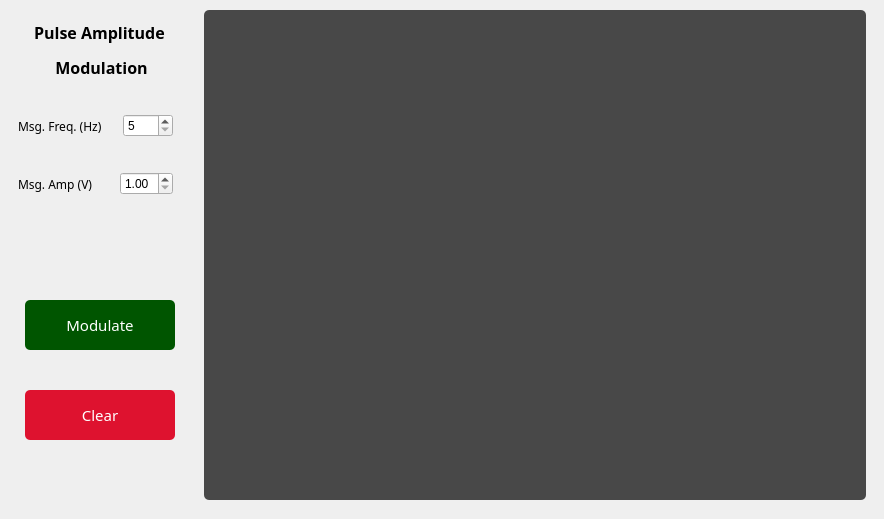
      <widget class="QWidget" name="tab_6">
       <attribute name="title">
        <string>PAM</string>
       </attribute>
       <widget class="QPushButton" name="modulateBtnPAM">
        <property name="geometry">
         <rect>
          <x>25</x>
          <y>300</y>
          <width>150</width>
          <height>50</height>
         </rect>
        </property>
        <property name="font">
         <font>
          <family>Product Sans</family>
          <pointsize>11</pointsize>
          <weight>50</weight>
          <bold>false</bold>
          <stylestrategy>PreferDefault</stylestrategy>
          <kerning>false</kerning>
         </font>
        </property>
        <property name="focusPolicy">
         <enum>Qt::StrongFocus</enum>
        </property>
        <property name="acceptDrops">
         <bool>false</bool>
        </property>
        <property name="autoFillBackground">
         <bool>false</bool>
        </property>
        <property name="styleSheet">
         <string notr="true">QPushButton {
background-color: rgb(0, 85, 0);
border-radius: 5px;
color: #FFFFFF;
}

QPushButton:hover {
background-color: rgb(0, 100, 0);
}</string>
        </property>
        <property name="text">
         <string>Modulate</string>
        </property>
        <property name="iconSize">
         <size>
          <width>16</width>
          <height>16</height>
         </size>
        </property>
        <property name="autoDefault">
         <bool>false</bool>
        </property>
        <property name="default">
         <bool>false</bool>
        </property>
        <property name="flat">
         <bool>false</bool>
        </property>
       </widget>
       <widget class="QPushButton" name="clearBtnPAM">
        <property name="geometry">
         <rect>
          <x>25</x>
          <y>390</y>
          <width>150</width>
          <height>50</height>
         </rect>
        </property>
        <property name="font">
         <font>
          <family>Product Sans</family>
          <pointsize>11</pointsize>
          <weight>50</weight>
          <bold>false</bold>
          <stylestrategy>PreferDefault</stylestrategy>
          <kerning>false</kerning>
         </font>
        </property>
        <property name="focusPolicy">
         <enum>Qt::StrongFocus</enum>
        </property>
        <property name="acceptDrops">
         <bool>false</bool>
        </property>
        <property name="autoFillBackground">
         <bool>false</bool>
        </property>
        <property name="styleSheet">
         <string notr="true">QPushButton {
background-color: #de122f;
border-radius: 5px;
color: #FFFFFF;
}

QPushButton:hover {
background-color: #ef344f;
}</string>
        </property>
        <property name="text">
         <string>Clear</string>
        </property>
        <property name="iconSize">
         <size>
          <width>16</width>
          <height>16</height>
         </size>
        </property>
        <property name="autoDefault">
         <bool>false</bool>
        </property>
        <property name="default">
         <bool>false</bool>
        </property>
        <property name="flat">
         <bool>false</bool>
        </property>
       </widget>
       <widget class="QLabel" name="label_25">
        <property name="geometry">
         <rect>
          <x>16</x>
          <y>20</y>
          <width>171</width>
          <height>61</height>
         </rect>
        </property>
        <property name="font">
         <font>
          <family>Product Sans</family>
          <pointsize>12</pointsize>
          <weight>75</weight>
          <bold>true</bold>
          <stylestrategy>PreferDefault</stylestrategy>
         </font>
        </property>
        <property name="text">
         <string>&lt;html&gt;&lt;head/&gt;&lt;body&gt;&lt;p&gt;Pulse Amplitude &lt;/p&gt;&lt;p&gt;Modulation&lt;/p&gt;&lt;/body&gt;&lt;/html&gt;</string>
        </property>
        <property name="alignment">
         <set>Qt::AlignCenter</set>
        </property>
       </widget>
       <widget class="QFrame" name="PAM_graph_layout">
        <property name="geometry">
         <rect>
          <x>195</x>
          <y>0</y>
          <width>680</width>
          <height>510</height>
         </rect>
        </property>
        <property name="sizePolicy">
         <sizepolicy hsizetype="Fixed" vsizetype="Fixed">
          <horstretch>0</horstretch>
          <verstretch>0</verstretch>
         </sizepolicy>
        </property>
        <property name="maximumSize">
         <size>
          <width>880</width>
          <height>510</height>
         </size>
        </property>
        <property name="styleSheet">
         <string notr="true"/>
        </property>
        <layout class="QVBoxLayout" name="graph_layout_6">
         <item>
          <widget class="MplWidget" name="MplWidgetPAM" native="true">
           <property name="sizePolicy">
            <sizepolicy hsizetype="Preferred" vsizetype="Preferred">
             <horstretch>0</horstretch>
             <verstretch>0</verstretch>
            </sizepolicy>
           </property>
           <property name="maximumSize">
            <size>
             <width>880</width>
             <height>490</height>
            </size>
           </property>
           <property name="styleSheet">
            <string notr="true">background-color: rgba(0,0,0,0.7);
border-radius: 5px;</string>
           </property>
          </widget>
         </item>
        </layout>
       </widget>
       <widget class="QFrame" name="dataInpBox_6">
        <property name="geometry">
         <rect>
          <x>0</x>
          <y>90</y>
          <width>191</width>
          <height>131</height>
         </rect>
        </property>
        <layout class="QVBoxLayout" name="verticalLayout_11">
         <item>
          <widget class="QFrame" name="horizontalFrame_18">
           <property name="maximumSize">
            <size>
             <width>16777215</width>
             <height>50</height>
            </size>
           </property>
           <layout class="QHBoxLayout" name="horizontalLayout_17">
            <item>
             <widget class="QLabel" name="label_28">
              <property name="font">
               <font>
                <family>Product Sans</family>
                <pointsize>9</pointsize>
                <weight>50</weight>
                <bold>false</bold>
                <stylestrategy>PreferDefault</stylestrategy>
               </font>
              </property>
              <property name="text">
               <string>Msg. Freq. (Hz)     </string>
              </property>
             </widget>
            </item>
            <item>
             <widget class="QSpinBox" name="msgFreqInputPAM">
              <property name="minimum">
               <number>5</number>
              </property>
              <property name="maximum">
               <number>100</number>
              </property>
              <property name="value">
               <number>5</number>
              </property>
             </widget>
            </item>
           </layout>
          </widget>
         </item>
         <item>
          <widget class="QFrame" name="horizontalFrame_19">
           <property name="sizePolicy">
            <sizepolicy hsizetype="Preferred" vsizetype="Preferred">
             <horstretch>0</horstretch>
             <verstretch>0</verstretch>
            </sizepolicy>
           </property>
           <property name="maximumSize">
            <size>
             <width>16777215</width>
             <height>50</height>
            </size>
           </property>
           <layout class="QHBoxLayout" name="horizontalLayout_18">
            <property name="leftMargin">
             <number>9</number>
            </property>
            <property name="topMargin">
             <number>1</number>
            </property>
            <property name="rightMargin">
             <number>9</number>
            </property>
            <property name="bottomMargin">
             <number>1</number>
            </property>
            <item>
             <widget class="QLabel" name="label_29">
              <property name="font">
               <font>
                <family>Product Sans</family>
                <pointsize>9</pointsize>
                <weight>50</weight>
                <bold>false</bold>
                <stylestrategy>PreferDefault</stylestrategy>
               </font>
              </property>
              <property name="text">
               <string>Msg. Amp (V)       </string>
              </property>
              <property name="indent">
               <number>-1</number>
              </property>
             </widget>
            </item>
            <item>
             <widget class="QDoubleSpinBox" name="msgAmpInputPAM">
              <property name="minimum">
               <double>1.000000000000000</double>
              </property>
              <property name="maximum">
               <double>5.000000000000000</double>
              </property>
              <property name="value">
               <double>1.000000000000000</double>
              </property>
             </widget>
            </item>
           </layout>
          </widget>
         </item>
        </layout>
       </widget>
      </widget>
